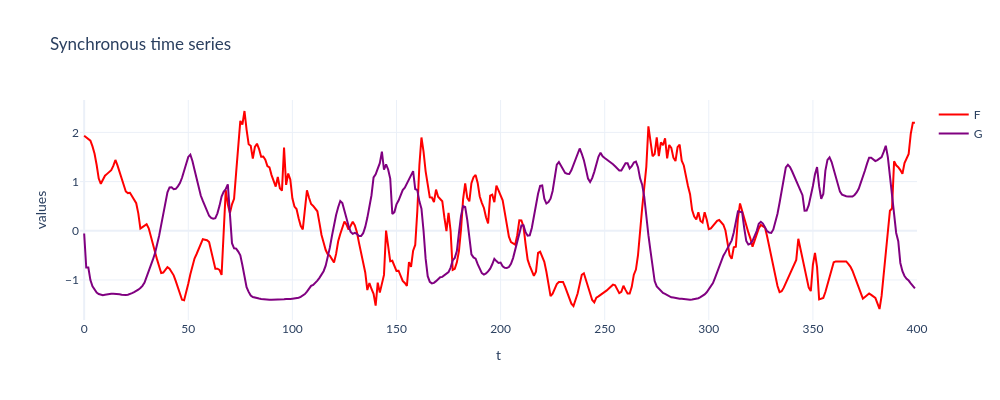

The code cell stored with this chart in its notebook:
### Code cell
MAX = 401

fig = go.Figure()

fig.add_trace(go.Scatter(x = torch.arange(0, co2_norm.shape[0])[0:MAX], y = co2_norm[0:MAX],
                    mode = 'lines',
                    name = 'F',
                    line_color = "red"))

fig.add_trace(go.Scatter(x = torch.arange(0, co2_norm.shape[0])[0:MAX], y = g_norm[0:MAX],
                    mode = 'lines',
                    name = 'G',
                    line_color = "purple"))

fig.update_layout(title = 'Synchronous time series',
                   xaxis_title = 't',
                   yaxis_title = 'values')

fig.update_layout(template = "plotly_white")
fig.update_layout(font_family = "Lato")
fig.update_layout(xaxis_range=[-2, MAX])

fig.update_layout(autosize = False, width = 1000, height = 400)

fig.show()

### Figure 1 — Plotly figure (JSON) as saved in the notebook; plotly's stock layout.template omitted (floating-point values rounded to 4 significant figures; data arrays with more than 128 entries replaced by an {"elided": "..."} marker saying what was removed)
{"data": [{"line": {"color": "red"}, "mode": "lines", "name": "F", "type": "scatter", "x": {"elided": "400 int values"}, "y": {"elided": "400 float values"}}, {"line": {"color": "purple"}, "mode": "lines", "name": "G", "type": "scatter", "x": {"elided": "400 int values"}, "y": {"elided": "400 float values"}}], "layout": {"autosize": false, "font": {"family": "Lato"}, "height": 400, "title": {"text": "Synchronous time series"}, "width": 1000, "xaxis": {"range": [-2, 400], "title": {"text": "t"}}, "yaxis": {"title": {"text": "values"}}}}
